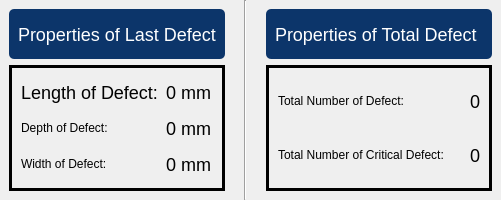
                  <widget class="QFrame" name="frame_79">
                   <property name="minimumSize">
                    <size>
                     <width>0</width>
                     <height>200</height>
                    </size>
                   </property>
                   <property name="maximumSize">
                    <size>
                     <width>16777215</width>
                     <height>16777215</height>
                    </size>
                   </property>
                   <property name="frameShape">
                    <enum>QFrame::NoFrame</enum>
                   </property>
                   <property name="frameShadow">
                    <enum>QFrame::Raised</enum>
                   </property>
                   <layout class="QHBoxLayout" name="horizontalLayout_26">
                    <property name="spacing">
                     <number>10</number>
                    </property>
                    <property name="leftMargin">
                     <number>0</number>
                    </property>
                    <property name="topMargin">
                     <number>0</number>
                    </property>
                    <property name="rightMargin">
                     <number>0</number>
                    </property>
                    <property name="bottomMargin">
                     <number>0</number>
                    </property>
                    <item>
                     <widget class="QFrame" name="frame">
                      <property name="frameShape">
                       <enum>QFrame::NoFrame</enum>
                      </property>
                      <property name="frameShadow">
                       <enum>QFrame::Plain</enum>
                      </property>
                      <layout class="QVBoxLayout" name="verticalLayout_7">
                       <item>
                        <widget class="QFrame" name="frame_25">
                         <property name="maximumSize">
                          <size>
                           <width>16777215</width>
                           <height>50</height>
                          </size>
                         </property>
                         <property name="styleSheet">
                          <string notr="true">background-color:#0C356A;
border-radius:5px;</string>
                         </property>
                         <property name="frameShape">
                          <enum>QFrame::StyledPanel</enum>
                         </property>
                         <property name="frameShadow">
                          <enum>QFrame::Raised</enum>
                         </property>
                         <layout class="QHBoxLayout" name="horizontalLayout_24">
                          <item>
                           <widget class="QLabel" name="label_20">
                            <property name="maximumSize">
                             <size>
                              <width>250</width>
                              <height>16777215</height>
                             </size>
                            </property>
                            <property name="styleSheet">
                             <string notr="true">font-size:18px;
color: rgb(255, 255, 255);
font: 18pt &quot;Mongolian Baiti&quot;;</string>
                            </property>
                            <property name="text">
                             <string>Properties of Last Defect</string>
                            </property>
                           </widget>
                          </item>
                         </layout>
                        </widget>
                       </item>
                       <item>
                        <widget class="QFrame" name="frame_58">
                         <property name="styleSheet">
                          <string notr="true">border: 3px solid back</string>
                         </property>
                         <property name="frameShape">
                          <enum>QFrame::NoFrame</enum>
                         </property>
                         <property name="frameShadow">
                          <enum>QFrame::Sunken</enum>
                         </property>
                         <layout class="QVBoxLayout" name="verticalLayout_48">
                          <item>
                           <layout class="QGridLayout" name="gridLayout_3">
                            <item row="1" column="1">
                             <widget class="QLabel" name="Depth">
                              <property name="styleSheet">
                               <string notr="true">font-size:18px;
font: 16pt &quot;Mongolian Baiti&quot;;
border: no</string>
                              </property>
                              <property name="text">
                               <string>0 mm</string>
                              </property>
                              <property name="alignment">
                               <set>Qt::AlignCenter</set>
                              </property>
                             </widget>
                            </item>
                            <item row="1" column="0">
                             <widget class="QLabel" name="label_25">
                              <property name="styleSheet">
                               <string notr="true">font: 16pt &quot;Mongolian Baiti&quot;;
border: no</string>
                              </property>
                              <property name="text">
                               <string>Depth of Defect:</string>
                              </property>
                              <property name="alignment">
                               <set>Qt::AlignLeading|Qt::AlignLeft|Qt::AlignVCenter</set>
                              </property>
                             </widget>
                            </item>
                            <item row="0" column="0">
                             <widget class="QLabel" name="label_33">
                              <property name="styleSheet">
                               <string notr="true">font-size:18px;
font: 16pt &quot;Mongolian Baiti&quot;;
border: no</string>
                              </property>
                              <property name="text">
                               <string>Length of Defect:</string>
                              </property>
                              <property name="alignment">
                               <set>Qt::AlignLeading|Qt::AlignLeft|Qt::AlignVCenter</set>
                              </property>
                             </widget>
                            </item>
                            <item row="2" column="1">
                             <widget class="QLabel" name="Width">
                              <property name="styleSheet">
                               <string notr="true">font-size:18px;
font: 16pt &quot;Mongolian Baiti&quot;;
border: no</string>
                              </property>
                              <property name="text">
                               <string>0 mm</string>
                              </property>
                              <property name="alignment">
                               <set>Qt::AlignCenter</set>
                              </property>
                             </widget>
                            </item>
                            <item row="0" column="1">
                             <widget class="QLabel" name="Length">
                              <property name="styleSheet">
                               <string notr="true">font-size:18px;
font: 16pt &quot;Mongolian Baiti&quot;;
border: no</string>
                              </property>
                              <property name="text">
                               <string>0 mm</string>
                              </property>
                              <property name="alignment">
                               <set>Qt::AlignCenter</set>
                              </property>
                             </widget>
                            </item>
                            <item row="2" column="0">
                             <widget class="QLabel" name="label_Width">
                              <property name="styleSheet">
                               <string notr="true">font: 16pt &quot;Mongolian Baiti&quot;;
border: no</string>
                              </property>
                              <property name="text">
                               <string>Width of Defect:</string>
                              </property>
                              <property name="alignment">
                               <set>Qt::AlignLeading|Qt::AlignLeft|Qt::AlignVCenter</set>
                              </property>
                             </widget>
                            </item>
                           </layout>
                          </item>
                         </layout>
                        </widget>
                       </item>
                      </layout>
                     </widget>
                    </item>
                    <item>
                     <widget class="Line" name="line_2">
                      <property name="orientation">
                       <enum>Qt::Vertical</enum>
                      </property>
                     </widget>
                    </item>
                    <item>
                     <widget class="QFrame" name="frame_16">
                      <property name="frameShape">
                       <enum>QFrame::NoFrame</enum>
                      </property>
                      <property name="frameShadow">
                       <enum>QFrame::Plain</enum>
                      </property>
                      <layout class="QVBoxLayout" name="verticalLayout_22">
                       <item>
                        <widget class="QFrame" name="frame_57">
                         <property name="maximumSize">
                          <size>
                           <width>16777215</width>
                           <height>50</height>
                          </size>
                         </property>
                         <property name="styleSheet">
                          <string notr="true">background-color:#0C356A;
font-size:18px;
color: rgb(255, 255, 255);
border-radius:5px;</string>
                         </property>
                         <property name="frameShape">
                          <enum>QFrame::StyledPanel</enum>
                         </property>
                         <property name="frameShadow">
                          <enum>QFrame::Raised</enum>
                         </property>
                         <layout class="QHBoxLayout" name="horizontalLayout_2">
                          <item>
                           <widget class="QLabel" name="label_22">
                            <property name="maximumSize">
                             <size>
                              <width>250</width>
                              <height>16777215</height>
                             </size>
                            </property>
                            <property name="styleSheet">
                             <string notr="true">font: 18pt &quot;Mongolian Baiti&quot;;</string>
                            </property>
                            <property name="text">
                             <string>Properties of Total Defect</string>
                            </property>
                           </widget>
                          </item>
                         </layout>
                        </widget>
                       </item>
                       <item>
                        <widget class="QFrame" name="frame_59">
                         <property name="styleSheet">
                          <string notr="true">border: 3px solid back</string>
                         </property>
                         <property name="frameShape">
                          <enum>QFrame::NoFrame</enum>
                         </property>
                         <property name="frameShadow">
                          <enum>QFrame::Sunken</enum>
                         </property>
                         <layout class="QHBoxLayout" name="horizontalLayout_15">
                          <item>
                           <layout class="QGridLayout" name="gridLayout">
                            <item row="0" column="1">
                             <widget class="QLabel" name="Total_Number_Defect">
                              <property name="styleSheet">
                               <string notr="true">font-size:18px;
font: 16pt &quot;Mongolian Baiti&quot;;
border: no</string>
                              </property>
                              <property name="text">
                               <string>    0</string>
                              </property>
                              <property name="alignment">
                               <set>Qt::AlignCenter</set>
                              </property>
                             </widget>
                            </item>
                            <item row="1" column="1">
                             <widget class="QLabel" name="Total_Number_Critical_defect">
                              <property name="styleSheet">
                               <string notr="true">font-size:18px;
font: 16pt &quot;Mongolian Baiti&quot;;
border: no</string>
                              </property>
                              <property name="text">
                               <string>    0</string>
                              </property>
                              <property name="alignment">
                               <set>Qt::AlignCenter</set>
                              </property>
                             </widget>
                            </item>
                            <item row="1" column="0">
                             <widget class="QLabel" name="label_3">
                              <property name="styleSheet">
                               <string notr="true">font: 16pt &quot;Mongolian Baiti&quot;;
border: no</string>
                              </property>
                              <property name="text">
                               <string>Total Number of Critical Defect:</string>
                              </property>
                             </widget>
                            </item>
                            <item row="0" column="0">
                             <widget class="QLabel" name="label_4">
                              <property name="styleSheet">
                               <string notr="true">font: 16pt &quot;Mongolian Baiti&quot;;
border: no</string>
                              </property>
                              <property name="text">
                               <string>Total Number of Defect:</string>
                              </property>
                             </widget>
                            </item>
                           </layout>
                          </item>
                         </layout>
                        </widget>
                       </item>
                      </layout>
                     </widget>
                    </item>
                   </layout>
                  </widget>
